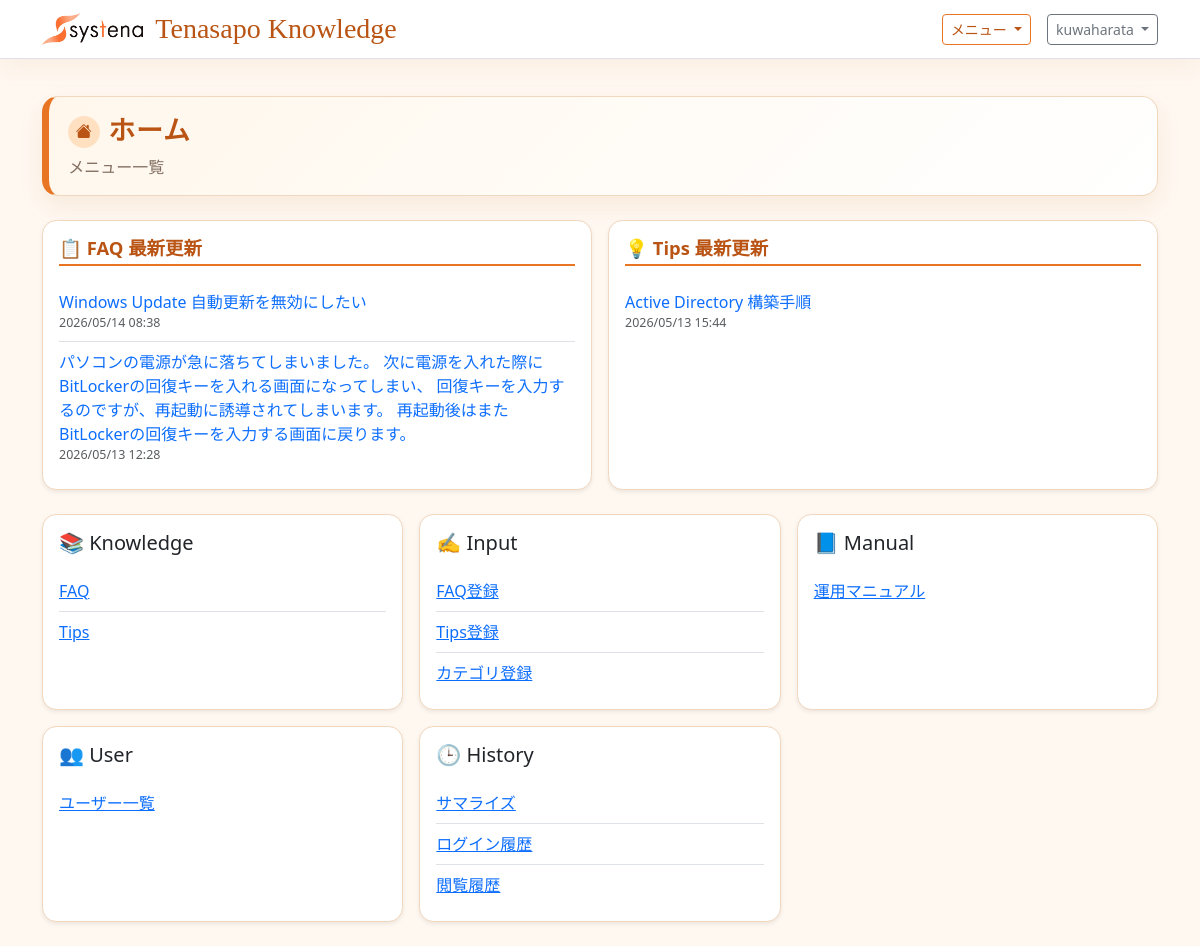
Before: / (signed in) with the older database file.
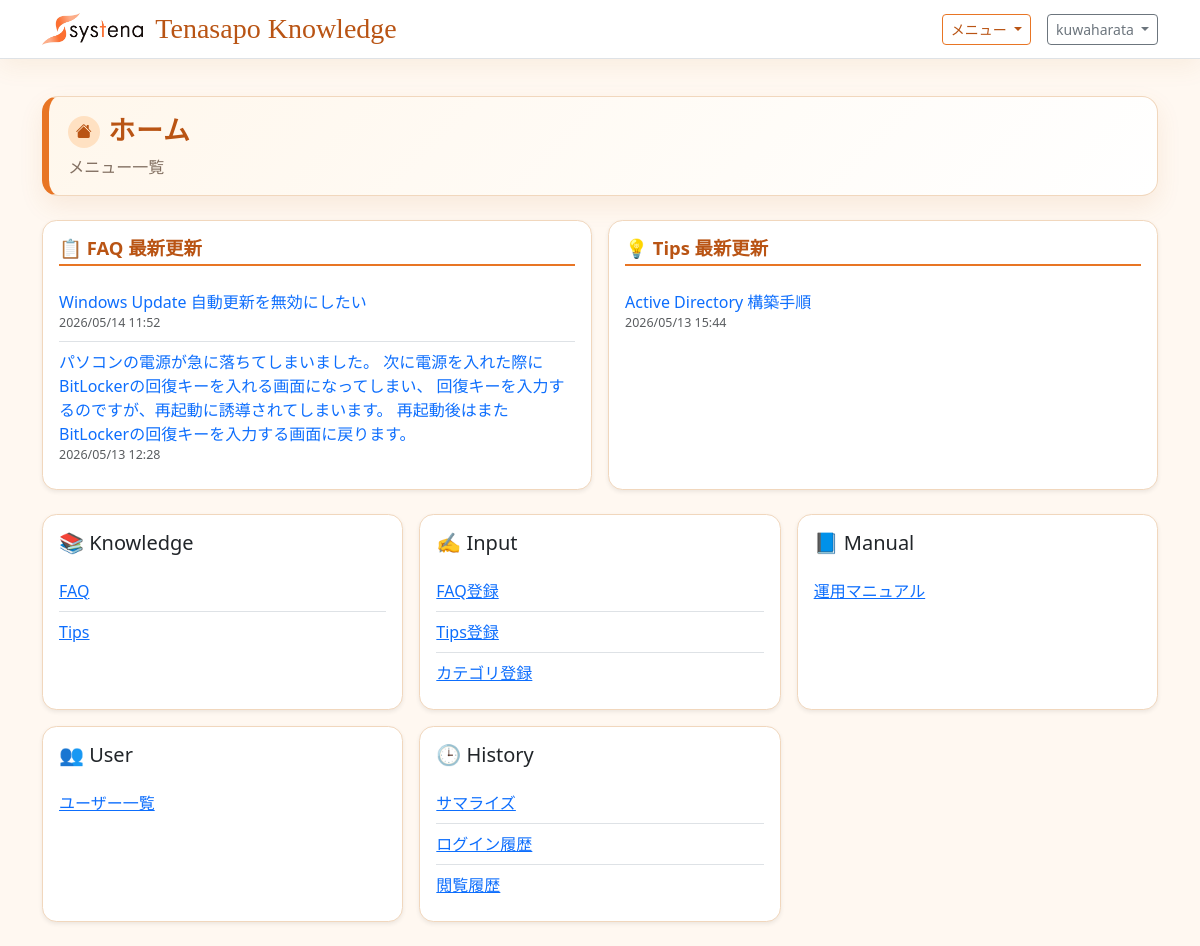
After: the same page with the newer database file.
### tenasapo_knowledge/models.py (models this page shows, shortened)
class KnowledgeArticle(models.Model):
    title = models.CharField('タイトル', max_length=200)
    category = models.CharField('カテゴリ', max_length=120, blank=True)
    customer = models.ForeignKey(
        Customer,
        on_delete=models.SET_NULL,
        null=True,
        blank=True,
        related_name='articles',
        verbose_name='顧客',
    )
    summary = models.TextField('概要', blank=True)
    body = models.TextField('本文')
    is_published = models.BooleanField('公開', default=True)
    is_approved = models.BooleanField('承認済み', default=True)
    visible_to_customer = models.BooleanField('カスタマーユーザー向け表示', default=True)
    visible_to_systena = models.BooleanField('システナユーザー向け表示', default=True)
    answer_view_count = models.PositiveIntegerField('回答表示回数', default=0)
    published_at = models.DateTimeField('公開日時', default=timezone.now)
    source_published_at = models.DateField('ソース公開日', null=True, blank=True)
    expires_on = models.DateField('掲載期限', null=True, blank=True, default=default_expires_on)
    created_by = models.ForeignKey(
        settings.AUTH_USER_MODEL,
        on_delete=models.SET_NULL,
        null=True,
        blank=True,
        related_name='created_knowledge_articles',
        verbose_name='作成者',
    )
    created_by_name = models.CharField('投稿者名', max_length=150, blank=True)
    approved_by = models.ForeignKey(
        settings.AUTH_USER_MODEL,
        on_delete=models.SET_NULL,
        null=True,
        blank=True,
        related_name='approved_knowledge_articles',
        verbose_name='承認者',
    )
    approved_by_name = models.CharField('承認者名', max_length=150, blank=True)
    created_at = models.DateTimeField('作成日時', auto_now_add=True)
    updated_at = models.DateTimeField('更新日時', auto_now=True)
    class Meta:
        verbose_name = 'ナレッジ記事'
        verbose_name_plural = 'ナレッジ記事'
        ordering = ['-published_at', '-created_at']

class TipsArticle(models.Model):
    title = models.CharField('タイトル', max_length=200)
    target_os = models.CharField('対象OS', max_length=120, blank=True)
    category = models.CharField('カテゴリ', max_length=120, blank=True)
    body = models.TextField('内容')
    pdf_file = models.FileField('PDFファイル', upload_to='tips_attachments/%Y/%m/', blank=True)
    is_published = models.BooleanField('公開', default=True)
    is_approved = models.BooleanField('承認済み', default=True)
    visible_to_customer = models.BooleanField('カスタマーユーザー向け表示', default=True)
    visible_to_systena = models.BooleanField('システナユーザー向け表示', default=True)
    published_at = models.DateTimeField('公開日時', default=timezone.now)
    source_published_at = models.DateField('ソース公開日', null=True, blank=True)
    expires_on = models.DateField('掲載期限', null=True, blank=True, default=default_expires_on)
    created_by = models.ForeignKey(
        settings.AUTH_USER_MODEL,
        on_delete=models.SET_NULL,
        null=True,
        blank=True,
        related_name='created_tips_articles',
        verbose_name='作成者',
    )
    created_by_name = models.CharField('投稿者名', max_length=150, blank=True)
    approved_by = models.ForeignKey(
        settings.AUTH_USER_MODEL,
        on_delete=models.SET_NULL,
        null=True,
        blank=True,
        related_name='approved_tips_articles',
        verbose_name='承認者',
    )
    approved_by_name = models.CharField('承認者名', max_length=150, blank=True)
    created_at = models.DateTimeField('作成日時', auto_now_add=True)
    updated_at = models.DateTimeField('更新日時', auto_now=True)
    class Meta:
        verbose_name = 'Tips'
        verbose_name_plural = 'Tips'
        ordering = ['-published_at', '-created_at']

### tenasapo_knowledge/views.py (the view)
# urls.py: path('', HomeView.as_view(), name='home'),
class HomeView(TemplateView):
    template_name = 'tenasapo_knowledge/home.html'
    def get_context_data(self, **kwargs):
        context = super().get_context_data(**kwargs)
        user = self.request.user
        is_admin = user.is_staff or user.is_superuser
        faq_qs = (
            KnowledgeArticle.objects.filter(is_published=True)
            .filter(active_until_filter())
            .filter(visible_to_any_account_filter())
        )
        tips_qs = (
            TipsArticle.objects.filter(is_published=True)
            .filter(active_until_filter())
            .filter(visible_to_any_account_filter())
        )
        is_systena = in_group(user, SYSTENA_GROUP_NAME)
        is_reviewer = in_group(user, REVIEWER_GROUP_NAME)
        if not is_admin and not is_systena and not is_reviewer:
            faq_qs = faq_qs.filter(visible_to_customer=True)
            tips_qs = tips_qs.filter(visible_to_customer=True)
            if FAQ_APPROVAL_ENABLED:
                faq_qs = faq_qs.filter(is_approved=True)
                tips_qs = tips_qs.filter(is_approved=True)
        context['recent_faqs'] = faq_qs.order_by('-updated_at')[:3]
        context['recent_tips'] = tips_qs.order_by('-updated_at')[:3]
        menu_groups = [
            {
                'name': 'Knowledge',
                'icon': '📚',
                'items': [
                    {'label': 'FAQ', 'url_name': 'article_list'},
                    {'label': 'Tips', 'url_name': 'tip_list'},
                ],
            },
            {'name': 'Input', 'icon': '✍️', 'items': []},
            {'name': 'Manual', 'icon': '📘', 'items': []},
            {'name': 'User', 'icon': '👥', 'items': []},
            {'name': 'History', 'icon': '🕒', 'items': []},
        ]
        if is_admin:
            menu_groups[1]['items'].extend(
                [
                    {'label': 'FAQ登録', 'url_name': 'article_create'},
                    {'label': 'Tips登録', 'url_name': 'tip_create'},
                    {'label': 'カテゴリ登録', 'url_name': 'category_create'},
                ]
            )
            menu_groups[2]['items'].append({'label': '運用マニュアル', 'url_name': 'manual_list'})
            menu_groups[3]['items'].append({'label': 'ユーザー一覧', 'url_name': 'user_list'})
            menu_groups[4]['items'].extend(
                [
                    {'label': 'サマライズ', 'url_name': 'summary'},
                    {'label': 'ログイン履歴', 'url_name': 'login_history_list'},
                    {'label': '閲覧履歴', 'url_name': 'view_history_list'},
                ]
            )
        context['menu_groups'] = [group for group in menu_groups if group['items']]
        return context

### tenasapo_knowledge/views.py (called while the page is built)
def in_group(user, group_name):
    return user.is_authenticated and user.groups.filter(name=group_name).exists()

def visible_to_any_account_filter():
    return Q(visible_to_customer=True) | Q(visible_to_systena=True)

def active_until_filter(base_date=None):
    target_date = base_date or timezone.localdate()
    return Q(expires_on__isnull=True) | Q(expires_on__gte=target_date)

### tenasapo_knowledge/templates/tenasapo_knowledge/home.html (shortened to what this page needs)
{% extends "base.html" %}
{% block content %}
<div class="page-title-panel mb-4">
    <h1 class="page-title-main mb-1 d-flex align-items-center gap-2">
        <span class="page-title-icon"><i class="bi bi-house-fill"></i></span>ホーム
    </h1>
    <p class="page-title-sub">メニュー一覧</p>
</div>
{% if recent_faqs or recent_tips %}
<div class="row g-3 mb-4">
    {% if recent_faqs %}
    <div class="col-12 col-md-6">
        <div class="card shadow-sm h-100">
            <div class="card-body">
                <h2 class="h6 mb-3 faq-group-title">📋 FAQ 最新更新</h2>
                <ul class="list-group list-group-flush">
                    {% for article in recent_faqs %}
                    <li class="list-group-item px-0">
                        <a href="{% url 'article_list' %}" class="text-decoration-none">{{ article.title }}</a>
                        <div class="text-muted" style="font-size:0.78rem;">{{ article.updated_at|date:"Y/m/d H:i" }}</div>
                    </li>
                    {% endfor %}
                </ul>
            </div>
        </div>
    </div>
    {% endif %}
    {% if recent_tips %}
    <div class="col-12 col-md-6">
        <div class="card shadow-sm h-100">
            <div class="card-body">
                <h2 class="h6 mb-3 faq-group-title">💡 Tips 最新更新</h2>
                <ul class="list-group list-group-flush">
                    {% for tip in recent_tips %}
                    <li class="list-group-item px-0">
                        <a href="{% url 'tip_list' %}" class="text-decoration-none">{{ tip.title }}</a>
                        <div class="text-muted" style="font-size:0.78rem;">{{ tip.updated_at|date:"Y/m/d H:i" }}</div>
                    </li>
                    {% endfor %}
                </ul>
            </div>
        </div>
    </div>
    {% endif %}
</div>
{% endif %}
<div class="row g-3">
    {% for group in menu_groups %}
        <div class="col-12 col-md-6 col-xl-4">
            <div class="card shadow-sm h-100">
                <div class="card-body">
                    <h2 class="h5 mb-3">{{ group.icon }} {{ group.name }}</h2>
                    <ul class="list-group list-group-flush">
                        {% for item in group.items %}
                            <li class="list-group-item px-0">
                                <a href="{% url item.url_name %}">{{ item.label }}</a>
                            </li>
                        {% endfor %}
                    </ul>
                </div>
            </div>
        </div>
    {% endfor %}
    </div>
{% endblock %}

### templates/base.html (shortened to what this page needs)
{% load static %}
<!doctype html>
<html lang="ja">
<head>
    <link href="https://cdn.jsdelivr.net/npm/bootstrap@5.3.3/dist/css/bootstrap.min.css" rel="stylesheet">
    <link href="https://cdn.jsdelivr.net/npm/bootstrap-icons@1.11.3/font/bootstrap-icons.min.css" rel="stylesheet">
</head>
<body>
    <nav class="navbar navbar-expand-lg border-bottom fixed-top">
        <div class="container">
            <a class="navbar-brand brand-title" href="{% url 'home' %}">
                <img class="brand-logo" src="{% static 'systena_logo.png' %}" alt="Systena">
                <span>Tenasapo Knowledge</span>
            </a>
            {% if user.is_authenticated %}
                <div class="d-flex align-items-center gap-3">
                    <div class="dropdown">
                        <button class="btn btn-outline-primary btn-sm dropdown-toggle" type="button" data-bs-toggle="dropdown" aria-expanded="false">
                            メニュー
                        </button>
                    </div>
                    <div class="dropdown">
                        <button class="btn btn-outline-secondary btn-sm dropdown-toggle" type="button" data-bs-toggle="dropdown" aria-expanded="false">
                            {{ user.get_username }}
                        </button>
                    </div>
                </div>
            {% endif %}
        </div>
    </nav>
    <main class="container py-4">
        {% block content %}{% endblock %}
    </main>
</body>
</html>

### templates/base.html (style rules this page uses)
:root { --tk-bg: #fff8f1; --tk-surface: #ffffff; --tk-surface-warm: #fff1df; --tk-primary: #e87524; --tk-primary-dark: #b95414; --tk-primary-soft: #ffe1c2; --tk-text: #3b3129; --tk-muted: #826f61; --tk-border: #f1d7bd; }
body { background: var(--tk-bg); color: var(--tk-text); font-family: "Yu Gothic", "Hiragino Maru Gothic ProN", "Meiryo", system-ui, sans-serif; padding-top: 4.5rem; }
.navbar { background: rgba(255, 255, 255, 0.94); border-color: var(--tk-border); box-shadow: 0 8px 24px rgba(184, 112, 39, 0.08); backdrop-filter: blur(8px); }
.brand-title { display: inline-flex; align-items: center; gap: 0.75rem; font-family: "Brush Script MT", "Segoe Script", "Lucida Handwriting", cursive; font-size: 1.75rem; font-weight: 400; letter-spacing: 0; line-height: 1; color: var(--tk-primary-dark); }
.brand-logo { display: block; width: auto; height: 2rem; object-fit: contain; }
.btn-outline-primary { --bs-btn-color: var(--tk-primary-dark); --bs-btn-border-color: var(--tk-primary); --bs-btn-hover-bg: var(--tk-primary); --bs-btn-hover-border-color: var(--tk-primary); --bs-btn-active-bg: var(--tk-primary-dark); --bs-btn-active-border-color: var(--tk-primary-dark); }
.dropdown-menu, .card, .accordion { border-color: var(--tk-border); border-radius: 0.9rem; }
.faq-group-title { color: var(--tk-primary-dark); font-size: 1.15rem; font-weight: 700; margin: 0 0 0.65rem; padding-bottom: 0.35rem; border-bottom: 2px solid var(--tk-primary); }
.page-title-panel { background: linear-gradient(135deg, #fff7ec 0%, #ffffff 100%); border: 1px solid var(--tk-border); border-left: 0.45rem solid var(--tk-primary); border-radius: 1rem; box-shadow: 0 10px 24px rgba(184, 112, 39, 0.1); padding: 1rem 1.2rem; }
.page-title-main { color: var(--tk-primary-dark); font-family: "Zen Maru Gothic", "Hiragino Maru Gothic ProN", "Rounded Mplus 1c", "BIZ UDPGothic", sans-serif; font-size: clamp(1.2rem, 1rem + 0.9vw, 1.7rem); font-weight: 700; letter-spacing: 0.04em; margin: 0; line-height: 1.4; }
.page-title-icon { display: inline-flex; align-items: center; justify-content: center; width: 2rem; height: 2rem; background: var(--tk-primary-soft); border-radius: 50%; font-size: 1rem; color: var(--tk-primary-dark); flex-shrink: 0; }
.page-title-sub { color: var(--tk-muted); margin: 0; }

Changed rows visible on the page:
changed KnowledgeArticle "Windows Update 自動更新を無効にしたい": updated_at "2026/05/14 08:38" → "2026/05/14 11:52"
